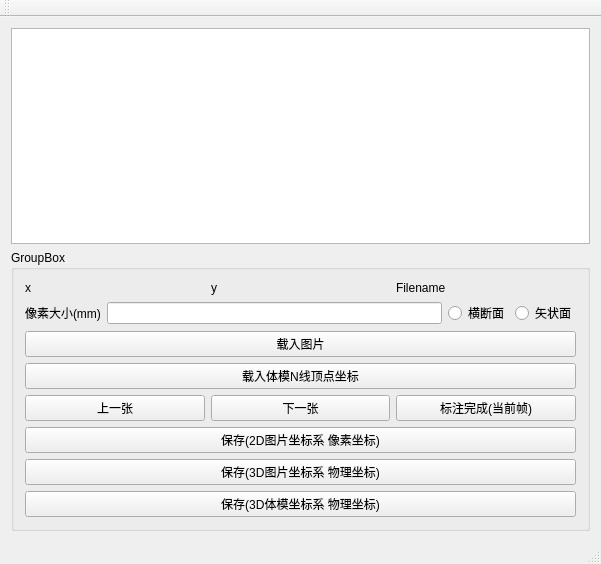
<?xml version="1.0" encoding="UTF-8"?>
<ui version="4.0">
 <class>AnnotateWindow</class>
 <widget class="QMainWindow" name="AnnotateWindow">
  <property name="geometry">
   <rect>
    <x>0</x>
    <y>0</y>
    <width>601</width>
    <height>564</height>
   </rect>
  </property>
  <property name="windowTitle">
   <string>AnnotateWindow</string>
  </property>
  <widget class="QWidget" name="centralWidget">
   <layout class="QVBoxLayout" name="verticalLayout">
    <item>
     <widget class="GraphicsAnnotator" name="Annotate2D"/>
    </item>
    <item>
     <widget class="QGroupBox" name="groupBox">
      <property name="sizePolicy">
       <sizepolicy hsizetype="Preferred" vsizetype="Preferred">
        <horstretch>0</horstretch>
        <verstretch>0</verstretch>
       </sizepolicy>
      </property>
      <property name="title">
       <string>GroupBox</string>
      </property>
      <layout class="QVBoxLayout" name="verticalLayout_2">
       <item>
        <layout class="QHBoxLayout" name="horizontalLayout_2">
         <item>
          <widget class="QLabel" name="LabelPosX">
           <property name="text">
            <string>x</string>
           </property>
          </widget>
         </item>
         <item>
          <widget class="QLabel" name="LabelPosY">
           <property name="text">
            <string>y</string>
           </property>
          </widget>
         </item>
         <item>
          <widget class="QLabel" name="LabelFilename">
           <property name="text">
            <string>Filename</string>
           </property>
          </widget>
         </item>
        </layout>
       </item>
       <item>
        <layout class="QHBoxLayout" name="horizontalLayout_4">
         <item>
          <widget class="QLabel" name="LabelPixelSize">
           <property name="text">
            <string>像素大小(mm)</string>
           </property>
          </widget>
         </item>
         <item>
          <widget class="QLineEdit" name="PixelSize"/>
         </item>
         <item>
          <widget class="QRadioButton" name="RadioBtnTransverse">
           <property name="text">
            <string>横断面</string>
           </property>
          </widget>
         </item>
         <item>
          <widget class="QRadioButton" name="RadioBtnSagittal">
           <property name="text">
            <string>矢状面</string>
           </property>
          </widget>
         </item>
        </layout>
       </item>
       <item>
        <widget class="QPushButton" name="BtnSetImageDir">
         <property name="text">
          <string>载入图片</string>
         </property>
        </widget>
       </item>
       <item>
        <widget class="QPushButton" name="BtnLoadPhantomTriangles">
         <property name="text">
          <string>载入体模N线顶点坐标</string>
         </property>
        </widget>
       </item>
       <item>
        <layout class="QHBoxLayout" name="horizontalLayout">
         <item>
          <widget class="QPushButton" name="BtnFormerImage">
           <property name="text">
            <string>上一张</string>
           </property>
          </widget>
         </item>
         <item>
          <widget class="QPushButton" name="BtnNextImage">
           <property name="text">
            <string>下一张</string>
           </property>
          </widget>
         </item>
         <item>
          <widget class="QPushButton" name="BtnFinish">
           <property name="text">
            <string>标注完成(当前帧)</string>
           </property>
          </widget>
         </item>
        </layout>
       </item>
       <item>
        <widget class="QPushButton" name="BtnSave2D">
         <property name="text">
          <string>保存(2D图片坐标系 像素坐标)</string>
         </property>
        </widget>
       </item>
       <item>
        <widget class="QPushButton" name="BtnSave3DInImage">
         <property name="text">
          <string>保存(3D图片坐标系 物理坐标)</string>
         </property>
        </widget>
       </item>
       <item>
        <widget class="QPushButton" name="BtnSave3D">
         <property name="text">
          <string>保存(3D体模坐标系 物理坐标)</string>
         </property>
        </widget>
       </item>
      </layout>
     </widget>
    </item>
   </layout>
  </widget>
  <widget class="QMenuBar" name="menuBar">
   <property name="geometry">
    <rect>
     <x>0</x>
     <y>0</y>
     <width>601</width>
     <height>23</height>
    </rect>
   </property>
  </widget>
  <widget class="QToolBar" name="mainToolBar">
   <attribute name="toolBarArea">
    <enum>TopToolBarArea</enum>
   </attribute>
   <attribute name="toolBarBreak">
    <bool>false</bool>
   </attribute>
  </widget>
  <widget class="QStatusBar" name="statusBar"/>
 </widget>
 <layoutdefault spacing="6" margin="11"/>
 <customwidgets>
  <customwidget>
   <class>GraphicsAnnotator</class>
   <extends>QGraphicsView</extends>
   <header>GraphicsAnnotator.h</header>
  </customwidget>
 </customwidgets>
 <resources/>
 <connections/>
</ui>
